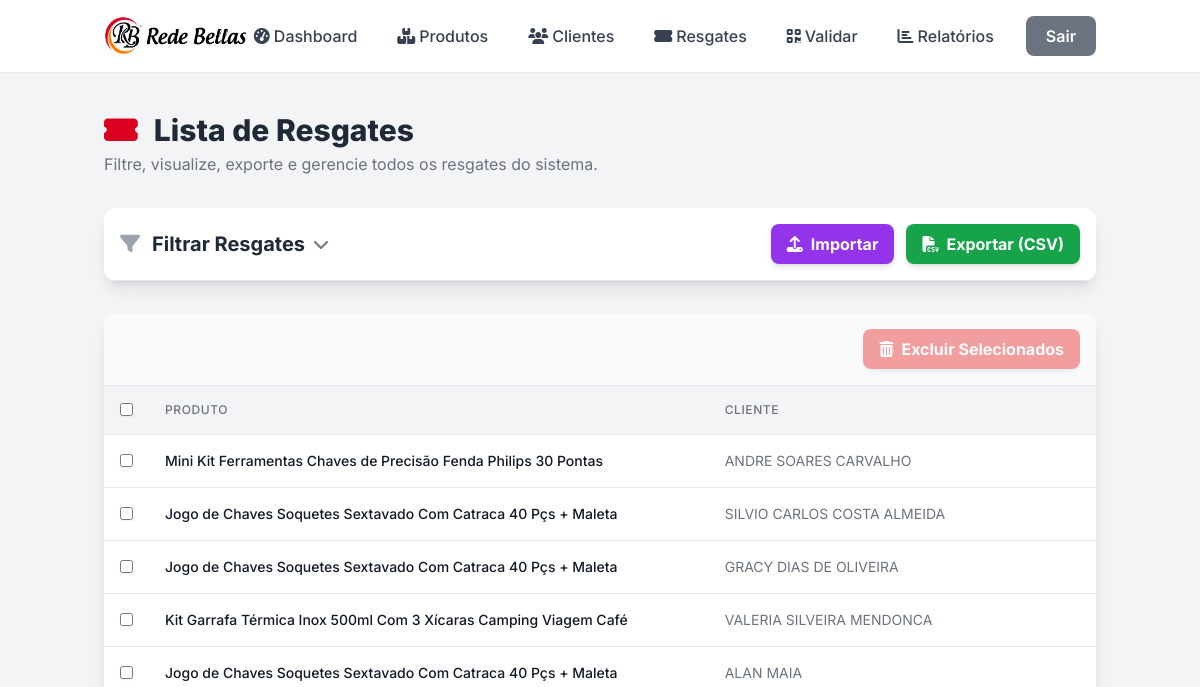
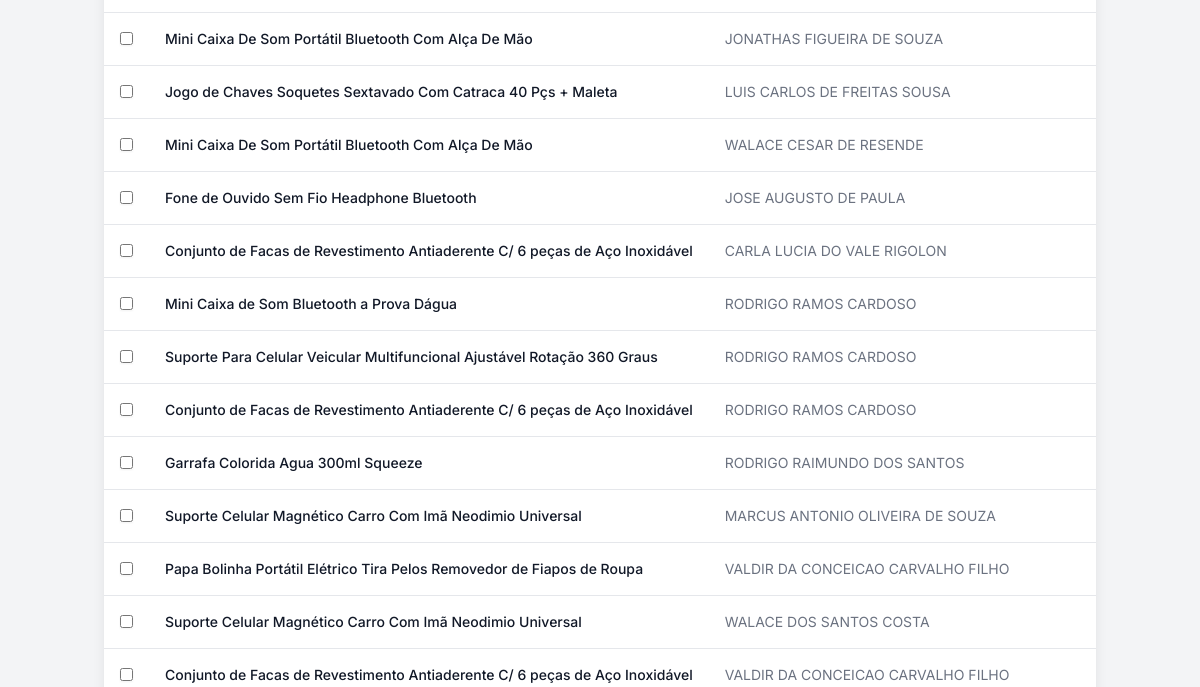
/resgates/ (signed in, upper part), run on an earlier commit of the app's database (2 pictures, top to bottom).
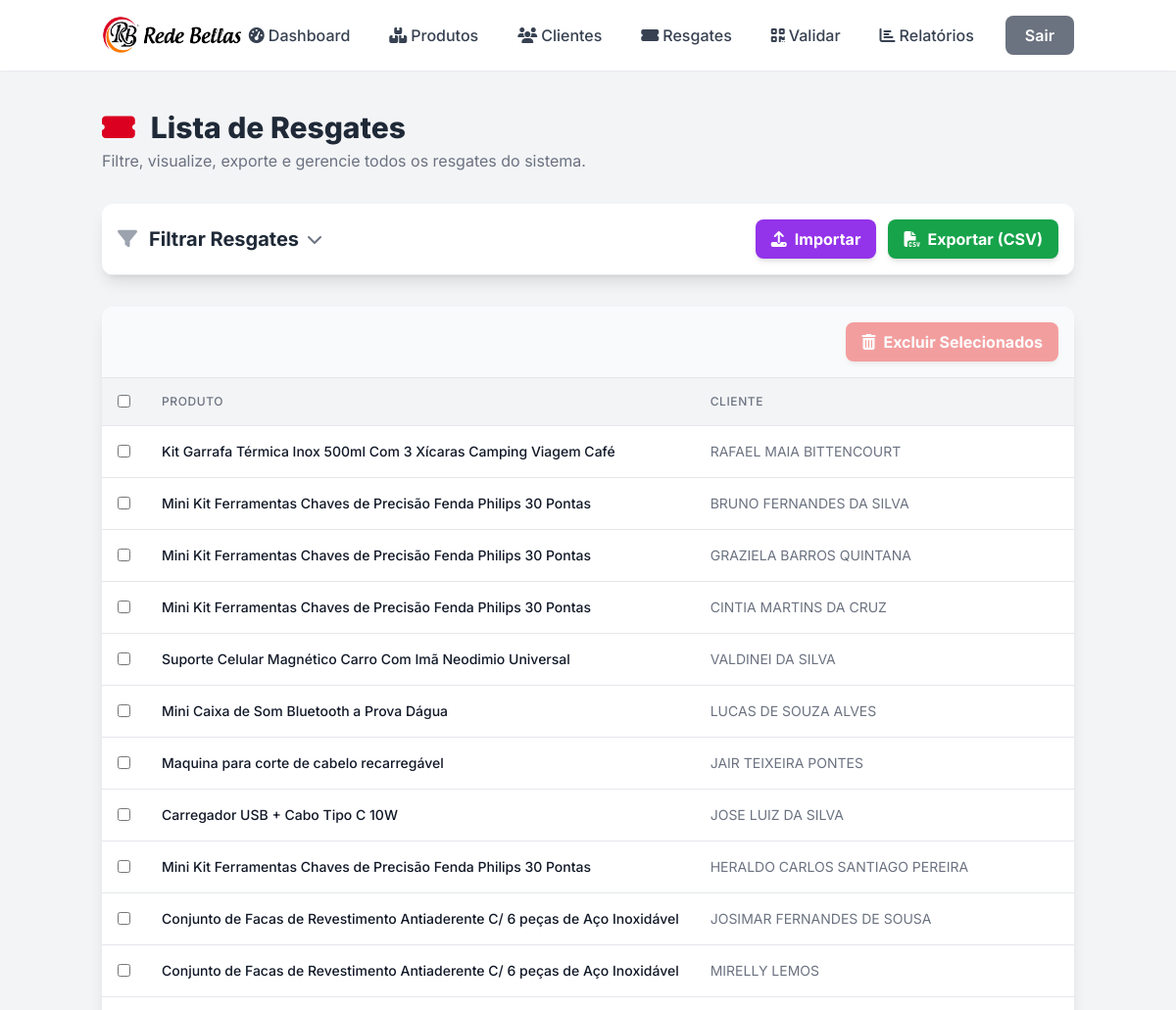
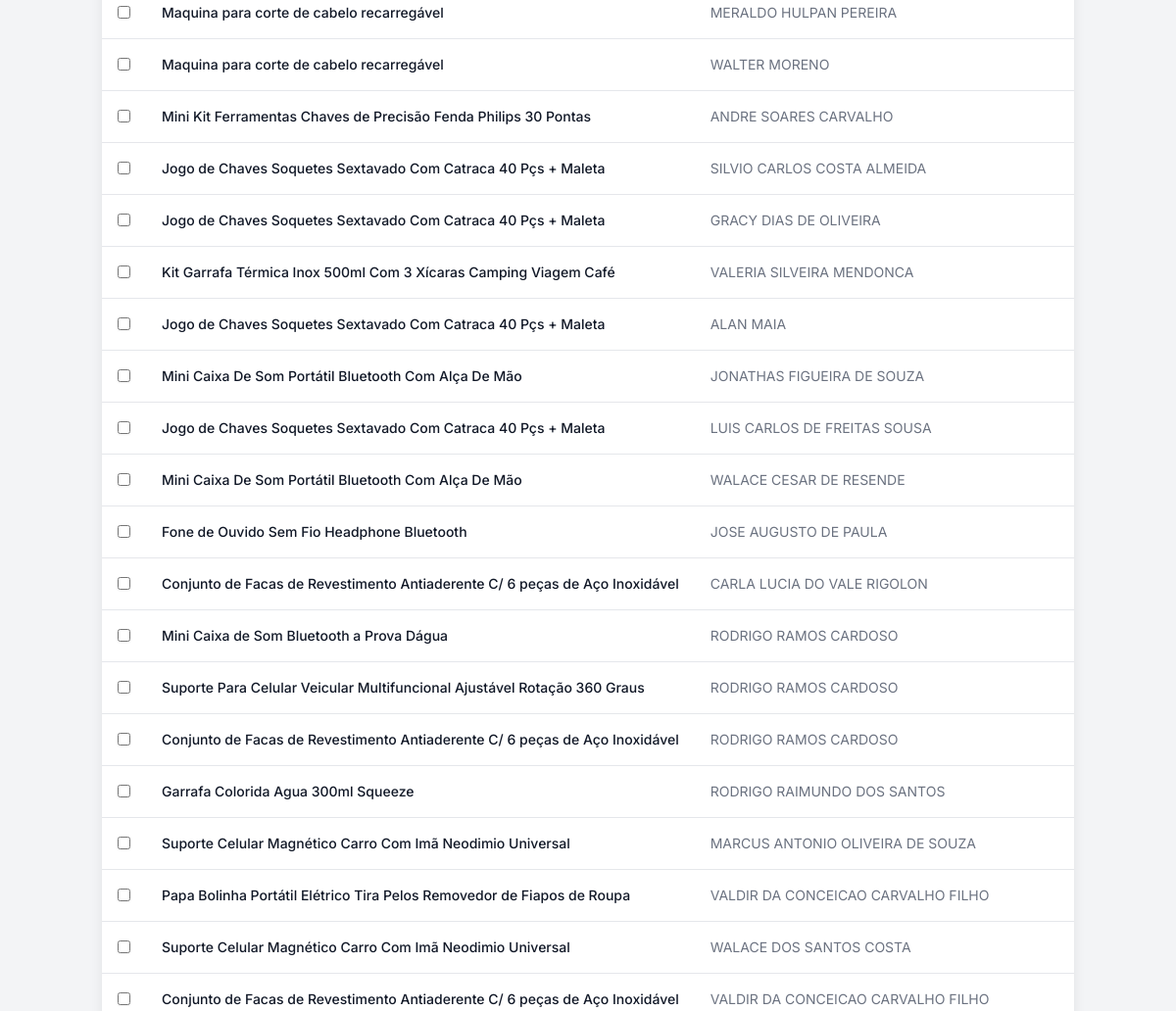
And on a later commit of the database (2 pictures, top to bottom).
### core/models.py (models this page shows, shortened)
class Resgate(models.Model):
    STATUS_CHOICES = [
        ("GERADO", "Gerado"),
        ("RESGATADO", "Resgatado"),
        ("VENCIDO", "Vencido"),
        ("CANCELADO", "Cancelado"),
    ]
    produto = models.ForeignKey(
        Produto,
        on_delete=models.PROTECT,
        related_name="resgates",
        verbose_name="Produto",
    )
    cliente = models.ForeignKey(
        Cliente,
        on_delete=models.PROTECT,
        related_name="resgates",
        verbose_name="Cliente",
    )
    posto_resgate = models.ForeignKey(
        Posto,
        on_delete=models.PROTECT,
        related_name="resgates",
        verbose_name="Posto de Resgate",
    )
    tipo_resgate = models.CharField(
        max_length=255,
        default="Resgate em estabelecimentos escolhidos (estoque próprio)",
        verbose_name="Tipo de Resgate",
    )
    gerado_em = models.DateTimeField(default=timezone.now, verbose_name="Gerado Em")
    vencimento = models.DateTimeField(verbose_name="Vencimento")
    quantidade = models.PositiveIntegerField(default=1, verbose_name="Quantidade")
    status = models.CharField(
        max_length=10, choices=STATUS_CHOICES, default="GERADO", verbose_name="Situação"
    )
    pontos_totais_resgatados = models.PositiveIntegerField(
        editable=False,  # Não será editável diretamente no admin
        verbose_name="Total Resgatado (Pontos)",
    )
    codigo_rastreamento = models.CharField(
        max_length=32,
        unique=True,
        default=uuid.uuid4,  # Gera um UUID automaticamente
        verbose_name="Código de Rastreamento",
    )
    nome_recebedor = models.CharField(
        max_length=200,
        blank=True,
        null=True,
        verbose_name="Nome do Recebedor (na entrega)",
    )
    assinatura_recebedor = models.TextField(
        blank=True, null=True, verbose_name="Assinatura Recebedor (Base64/Imagem)"
    )  # Para futura implementação de captura de assinatura
    nome_motorista = models.CharField(
        max_length=200,
        blank=True,
        null=True,
        verbose_name="Nome do Motorista (na entrega)",
    )
    assinatura_motorista = models.TextField(
        blank=True, null=True, verbose_name="Assinatura Motorista (Base64/Imagem)"
    )  # Para futura implementação de captura de assinatura
    class Meta:
        verbose_name = "Resgate"
        verbose_name_plural = "Resgates"
        ordering = ["-gerado_em"]  # Ordena do mais novo para o mais antigo

class Produto(models.Model):
    nome = models.CharField(max_length=200)
    descricao = models.TextField(blank=True, null=True)
    pontos_necessarios = models.IntegerField(default=0)
    estoque = models.IntegerField(default=0)
    ativo = models.BooleanField(default=True)
    data_criacao = models.DateTimeField(auto_now_add=True)
    data_atualizacao = models.DateTimeField(auto_now=True)
    class Meta:
        verbose_name = "Produto"
        verbose_name_plural = "Produtos"
        ordering = ["nome"]
    def __str__(self):
        return self.nome

class Cliente(models.Model):
    nome_completo = models.CharField(max_length=255)
    cpf = models.CharField(max_length=14, unique=True, null=True, blank=True)
    telefone = models.CharField(max_length=20, blank=True, null=True)
    data_nascimento = models.DateField(blank=True, null=True)
    pontos = models.IntegerField(default=0)
    data_cadastro = models.DateTimeField(auto_now_add=True)
    data_ultima_atualizacao = models.DateTimeField(auto_now=True)
    observacao = models.TextField(
        blank=True,
        null=True,
        help_text="Observações adicionais sobre o cliente, como origem da criação.",
    )
    class Meta:
        verbose_name = "Cliente"
        verbose_name_plural = "Clientes"
        ordering = ["nome_completo"]

### core/views.py (the view, shortened to what this page needs)
# urls.py: path("", views.resgate_list, name="resgate_list"),
@login_required
def resgate_list(request):
    resgates_query = (
        Resgate.objects.all()
        .select_related("produto", "cliente", "posto_resgate")
        .order_by("-gerado_em")
    )
    filter_form = ResgateFilterForm(request.GET or None)
    context = {
        "resgates": resgates_query,
        "filter_form": filter_form,
        "title": "Lista de Resgates",
    }
    return render(request, "resgates/resgate_list.html", context)

### core/models.py (called while the page is built)
    def __str__(self):
        return self.nome

### core/templates/resgates/resgate_list.html (shortened to what the changed rows need)
{% load static %}
{% load widget_tweaks %}
<!DOCTYPE html>
<html lang="pt-br">
<head>
    <link rel="stylesheet" href="{% static 'css/output.css' %}">
    <link rel="stylesheet" href="https://cdnjs.cloudflare.com/ajax/libs/font-awesome/6.5.1/css/all.min.css">
</head>
<body class="bg-gray-100">
    <main class="container mx-auto px-4 py-10">
        <header class="mb-8 fade-in">
            <h1 class="text-3xl font-extrabold text-gray-800 flex items-center">
                <i class="fas fa-ticket-alt text-[#DB0020] mr-4"></i>
                {{ title|default:"Gerenciamento de Resgates" }}
            </h1>
        </header>
        <div class="bg-white rounded-xl shadow-lg mb-8 fade-in" style="animation-delay: 0.2s;">
            <div class="p-4 border-b border-gray-200 flex flex-wrap justify-between items-center gap-4">
                <div id="filterToggleHeader" class="flex items-center cursor-pointer group">
                    <h2 class="text-xl font-bold text-gray-800"><i class="fas fa-filter text-gray-400 mr-3"></i>Filtrar Resgates</h2>
                </div>
            </div>
        </div>
        <div class="bg-white rounded-xl shadow-lg overflow-hidden fade-in" style="animation-delay: 0.4s;">
            {% if resgates %}
                <form id="resgateDeleteForm" method="post" action="{% url 'resgate_delete_selected' %}">
                    <div>
                        <table class="w-full divide-y divide-gray-200">
                            <thead class="bg-gray-100">
                                <tr>
                                    <th class="px-4 py-3 text-center"><input type="checkbox" id="selectAllCheckbox" class="rounded border-gray-300 text-indigo-600 shadow-sm focus:ring-indigo-500"></th>
                                    <th class="px-4 py-3 text-left text-xs font-medium text-gray-500 uppercase tracking-wider">Produto</th>
                                    <th class="px-4 py-3 text-left text-xs font-medium text-gray-500 uppercase tracking-wider">Cliente</th>
                                </tr>
                            </thead>
                            <tbody class="bg-white divide-y divide-gray-200">
                                {% for resgate in resgates %}
                                    <tr class="hover:bg-gray-50 transition-colors duration-200">
                                        <td class="px-4 py-3 text-center"><input type="checkbox" name="resgate_ids" value="{{ resgate.id }}" class="resgate-checkbox rounded border-gray-300 text-indigo-600 shadow-sm focus:ring-indigo-500"></td>
                                        <td class="px-4 py-3 whitespace-nowrap text-sm font-medium text-gray-900">{{ resgate.produto.nome }}</td>
                                        <td class="px-4 py-3 whitespace-nowrap text-sm text-gray-500">{{ resgate.cliente.nome_completo }}</td>
                                    </tr>
                                {% endfor %}
                            </tbody>
                        </table>
                    </div>
                </form>
            {% endif %}
        </div>
    </main>
</body>
</html>

What changed in the data, as far as the page shows it:
added Resgate: produto.nome "Kit Garrafa Térmica Inox 500ml Com 3 Xícaras Camping Viagem Café", cliente.nome_completo "RAFAEL MAIA BITTENCOURT"
added Resgate: produto.nome "Mini Kit Ferramentas Chaves de Precisão Fenda Philips 30 Pontas", cliente.nome_completo "BRUNO FERNANDES DA SILVA"
added Resgate: produto.nome "Mini Kit Ferramentas Chaves de Precisão Fenda Philips 30 Pontas", cliente.nome_completo "GRAZIELA BARROS QUINTANA"
added Resgate: produto.nome "Mini Kit Ferramentas Chaves de Precisão Fenda Philips 30 Pontas", cliente.nome_completo "CINTIA MARTINS DA CRUZ"
added Resgate: produto.nome "Suporte Celular Magnético Carro Com Imã Neodimio Universal", cliente.nome_completo "VALDINEI DA SILVA"
added Resgate: produto.nome "Mini Caixa de Som Bluetooth a Prova Dágua", cliente.nome_completo "LUCAS DE SOUZA ALVES"
added Resgate: produto.nome "Maquina para corte de cabelo recarregável", cliente.nome_completo "JAIR TEIXEIRA PONTES"
added Resgate: produto.nome "Carregador USB + Cabo Tipo C 10W", cliente.nome_completo "JOSE LUIZ DA SILVA"
added Resgate: produto.nome "Mini Kit Ferramentas Chaves de Precisão Fenda Philips 30 Pontas", cliente.nome_completo "HERALDO CARLOS SANTIAGO PEREIRA"
added Resgate: produto.nome "Conjunto de Facas de Revestimento Antiaderente C/ 6 peças de Aço Inoxidável", cliente.nome_completo "JOSIMAR FERNANDES DE SOUSA"
added Resgate: produto.nome "Conjunto de Facas de Revestimento Antiaderente C/ 6 peças de Aço Inoxidável", cliente.nome_completo "MIRELLY LEMOS"
added Resgate: produto.nome "Maquina para corte de cabelo recarregável", cliente.nome_completo "MERALDO HULPAN PEREIRA"
added Resgate: produto.nome "Maquina para corte de cabelo recarregável", cliente.nome_completo "WALTER MORENO"
